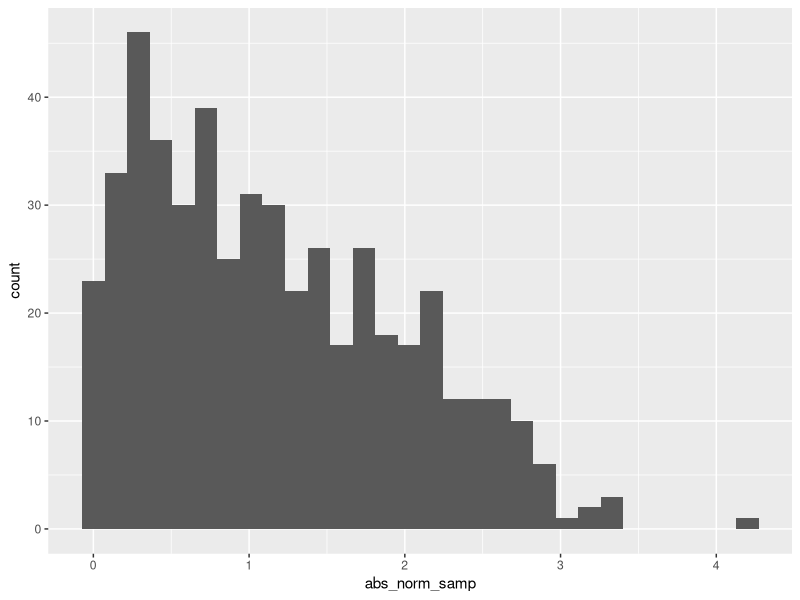

Generate this figure with R:
## ---- chunk 1
samp = rnorm(100)
length(samp)
## ---- chunk 2
library(tidyverse)

la_df = tibble(
  norm_samp = rnorm(500, mean = 1),
  norm_samp_pos = norm_samp > 0,
  abs_norm_samp = abs(norm_samp)
)

ggplot(la_df, aes(x = abs_norm_samp)) + geom_histogram()

median_samp = median(pull(la_df, norm_samp))
## ---- chunk 3

